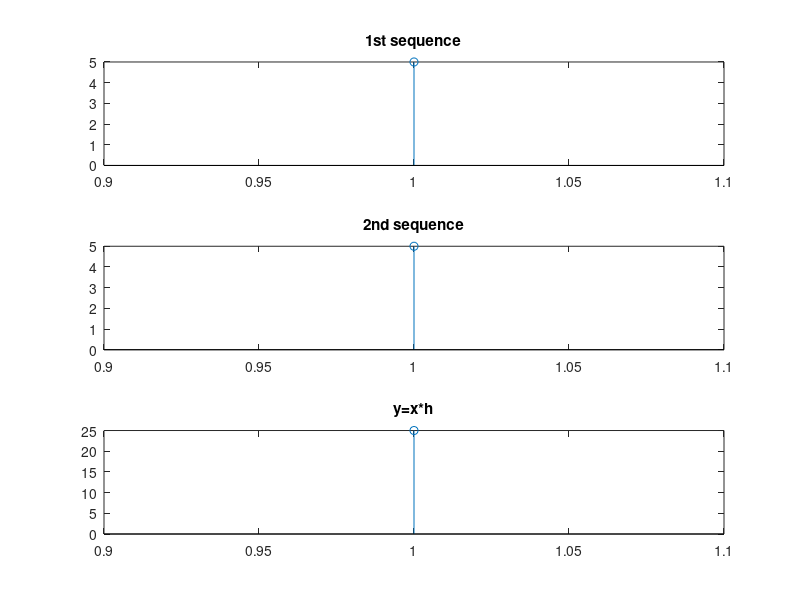

This figure's MATLAB source:
close all;
clear all;
clc;
x=input('enter the value of 1st sequence');
h=input('enter the value of 2nd sequence');
disp('the 1st sequence is-');
disp(x); 
disp('the 2nd sequence is-');
disp(h);
lx=length(x);
lh=length(h);
n=max(lx,lh);
subplot(3,1,1);
stem(x);
title('1st sequence');
subplot(3,1,2);
stem(h);
title('2nd sequence');
hh=[h zeros(1,n-lh)];
xx=zeros(n);
xx(1:lx,1)=x;
for i=2:n
    for j=2:n
        xx(j,i)=xx(j-1,i-1);
      
    end;
end;
for b=1:n-1
    xx(1,b+1)=xx(n,b);
end;
yy=xx*hh';
subplot(3,1,3);
stem(yy);
disp('convoluted o/p->');
disp(yy');
title('y=x*h');